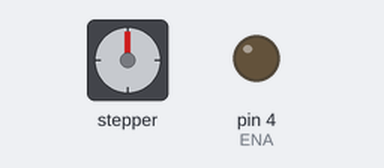
The sketch below on a simulated Arduino Uno, built with avr-gcc and run on an emulated ATmega328P. Parts: stepper motor, output pins drawn as LEDs (lit = HIGH). Stepper angles assume 800 steps per turn.

Above: at 0.15 s.
At 10.53 s:
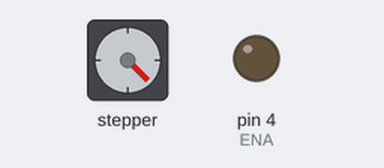
At 19.86 s:
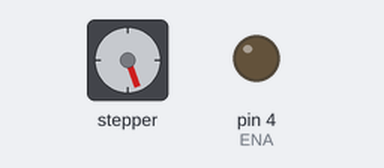
At 39.82 s:
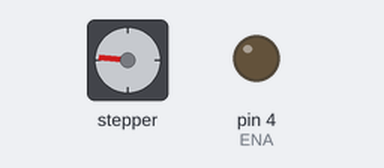
Timing chart, 0 to 40.0 s (numbered marks = the images above):
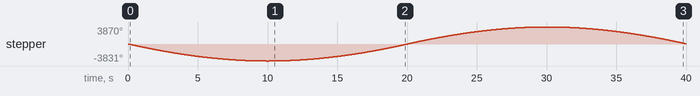

The sketch:

demo_KEEP_SPEED.ino
```cpp
#include <GyverStepper.h>

#define ENA 4
GStepper<STEPPER2WIRE> stepper(800, 18, 19);

uint32_t timer = 0;
float currentSpeed = -2000;       // Начальная скорость
float targetSpeed = 2000;         // Целевая скорость
const float step = 10.0f;         // Шаг изменения скорости (плавность)

void setup() {
  pinMode(ENA, OUTPUT);
  stepper.setRunMode(KEEP_SPEED);
  stepper.setAcceleration(600);
  stepper.setMaxSpeed(2000);
  digitalWrite(ENA, LOW);
}

void loop() {
  if (millis() - timer >= 50) {  // Обновление каждые 50 мс
    if (currentSpeed < targetSpeed) {
      currentSpeed += step;
      if (currentSpeed > targetSpeed) currentSpeed = targetSpeed;
    } else if (currentSpeed > targetSpeed) {
      currentSpeed -= step;
      if (currentSpeed < targetSpeed) currentSpeed = targetSpeed;
    }

    stepper.setSpeed(currentSpeed);

    // Переключаем цель, когда достигли
    if (abs(currentSpeed - targetSpeed) < step) {
      targetSpeed = (targetSpeed == 2000) ? -2000 : 2000;
    }

    timer = millis();
  }
  stepper.tick();
}
```

Measured:
- by itself, stepper: turns 3831° counter-clockwise in 9.9 s, then 7701° clockwise in 19.8 s, then 3816° counter-clockwise in 9.9 s
